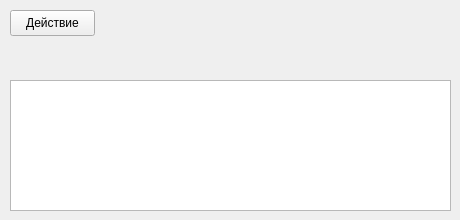
<?xml version="1.0" encoding="UTF-8"?>
<ui version="4.0">
 <class>laba5</class>
 <widget class="QMainWindow" name="laba5">
  <property name="geometry">
   <rect>
    <x>0</x>
    <y>0</y>
    <width>460</width>
    <height>220</height>
   </rect>
  </property>
  <property name="minimumSize">
   <size>
    <width>460</width>
    <height>220</height>
   </size>
  </property>
  <property name="windowTitle">
   <string>MainWindow</string>
  </property>
  <widget class="QWidget" name="centralwidget">
   <widget class="QPushButton" name="pushButton_action">
    <property name="geometry">
     <rect>
      <x>10</x>
      <y>10</y>
      <width>85</width>
      <height>26</height>
     </rect>
    </property>
    <property name="text">
     <string>Действие</string>
    </property>
   </widget>
   <widget class="QTextEdit" name="textEdit">
    <property name="geometry">
     <rect>
      <x>10</x>
      <y>80</y>
      <width>441</width>
      <height>131</height>
     </rect>
    </property>
   </widget>
   <widget class="QLabel" name="label">
    <property name="geometry">
     <rect>
      <x>20</x>
      <y>50</y>
      <width>421</width>
      <height>21</height>
     </rect>
    </property>
    <property name="text">
     <string/>
    </property>
   </widget>
  </widget>
 </widget>
 <resources/>
 <connections/>
</ui>
